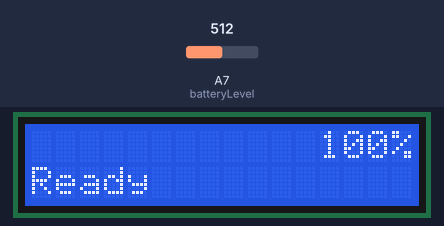
A sketch run on a simulated Arduino Nano, built with avr-gcc and run on an emulated ATmega328P. On the bench: 16×2 character LCD. The test bench sets the inputs (shaded band); at power-on: A7 (batteryLevel) = 512.

Above: at 1.2 s.
1.3 s: A7 (batteryLevel) set to 353
At 3.0 s:
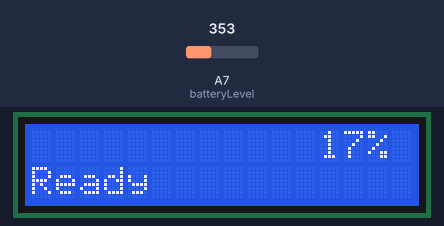
3.6 s: A7 (batteryLevel) set to 322
At 5.3 s:
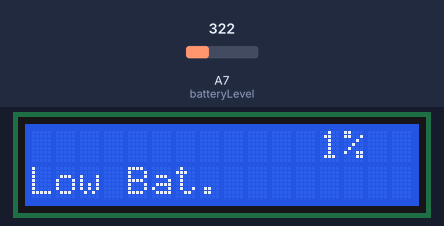
5.6 s: A7 (batteryLevel) set to 511
At 6.6 s:
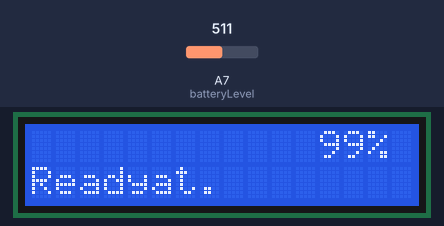
Timing chart, 0 to 8.6 s (numbered marks = the images above; inputs shaded):
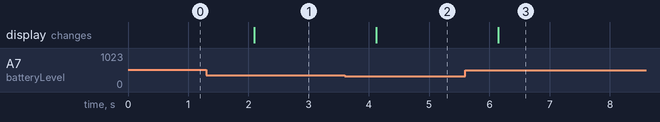

The sketch:

test2.ino
```cpp
#include <LiquidCrystal_I2C.h>

const int batteryLevel = A7;

LiquidCrystal_I2C lcd(0x27,16,2);

void setup() {
  lcd.init();
  lcd.backlight();
}

void loop() {
  int level = analogRead(batteryLevel);
  level = constrain(map(level, 320, 512, 0, 100), 0, 100);

  lcd.setCursor(12, 0);
  lcd.print(level);
  lcd.print("%  ");
  lcd.setCursor(0, 1);
  if(level < 10) {
    lcd.print("Low Bat.");
  }
  else {
    lcd.print("Ready");
  }
  delay(1000);
}
```

Measured:
- the behaviour switches between 340 and 339 on A7 (batteryLevel) (found by bisection; images 1 and 2)
- after the input at 1.3 s, the display: changes after 0.80 s (image 1)
- after the input at 3.6 s, the display: changes after 0.52 s (image 2)
- after the input at 5.6 s, the display: changes after 0.55 s (image 3)
